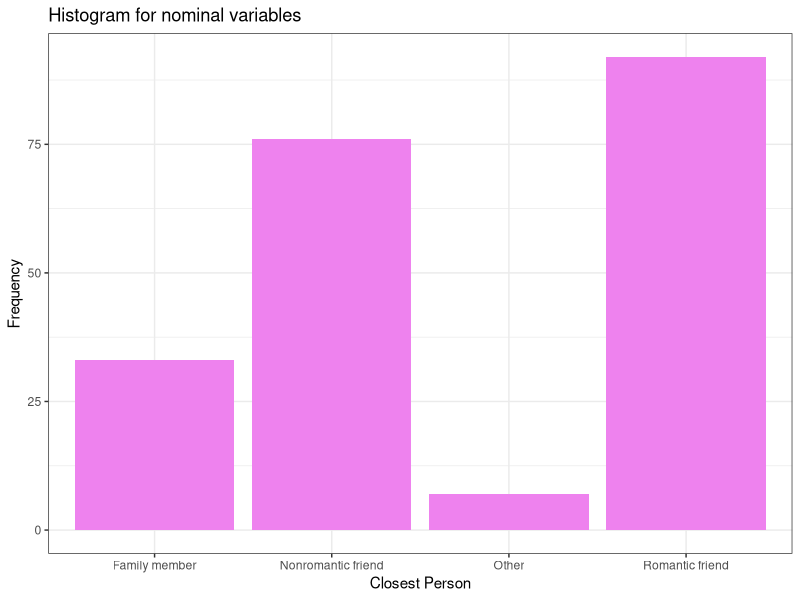

Generate this figure with R:
# Page no. : 14

closest_person <- c("Family member", "Nonromantic friend", "Romantic friend", "Other")

frequency <- c(33, 76, 92, 7)

frequency_table <- data.frame(closest_person, frequency)

library(ggplot2)

ggplot(data = frequency_table, aes(x = closest_person, y = frequency)) +
  geom_bar(stat = "identity", fill = "violet") +
  labs(title = "Histogram for nominal variables", x = "Closest Person", y = "Frequency") + 
  theme_bw()
